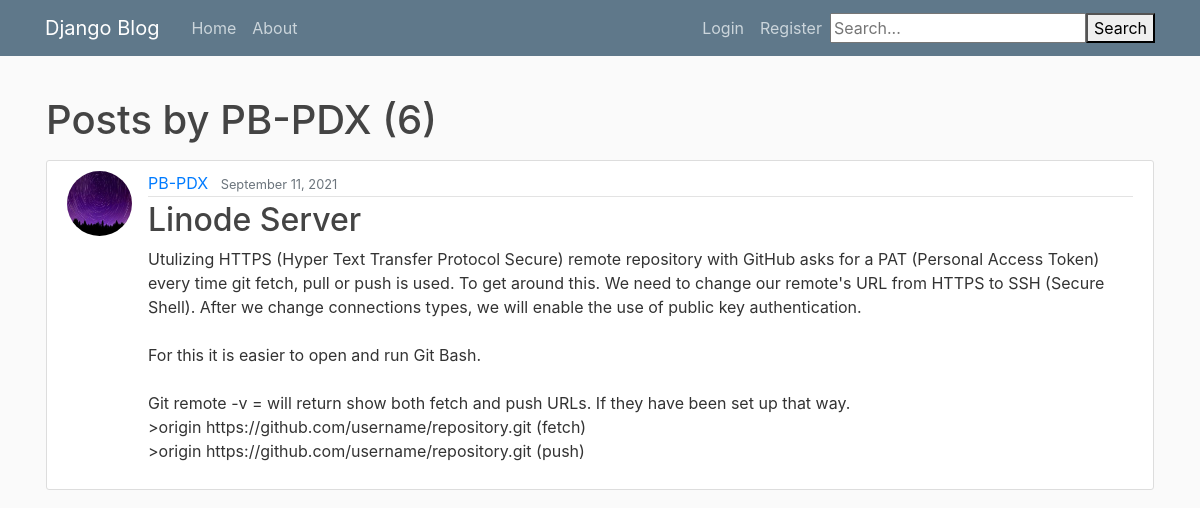
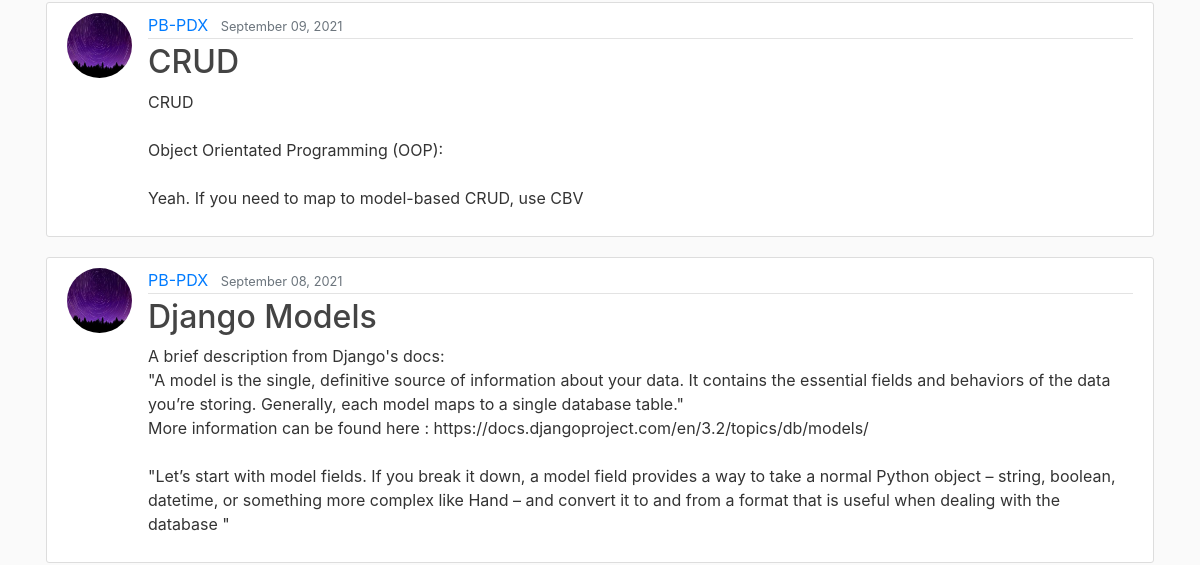
Before: /user/PB-PDX (upper part) with the older database file (2 pictures, top to bottom).
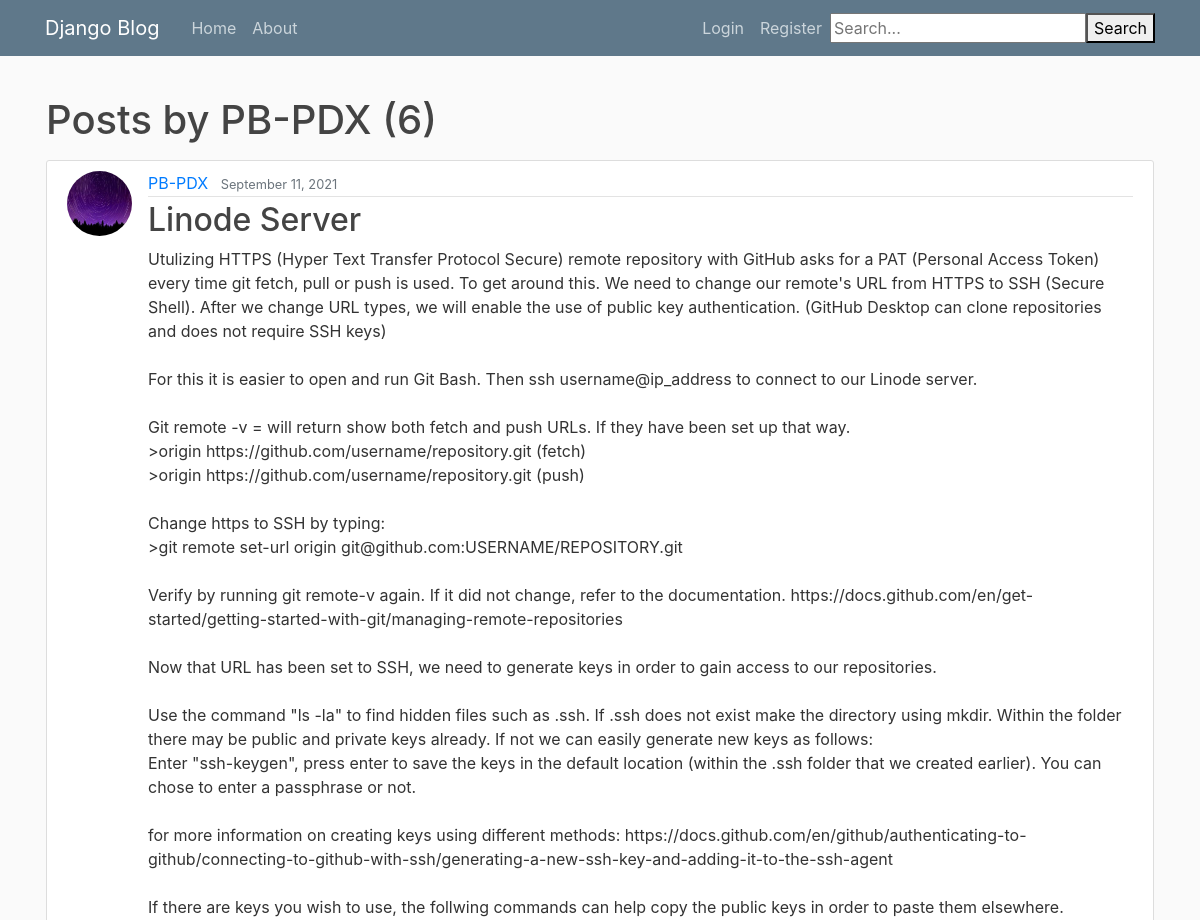
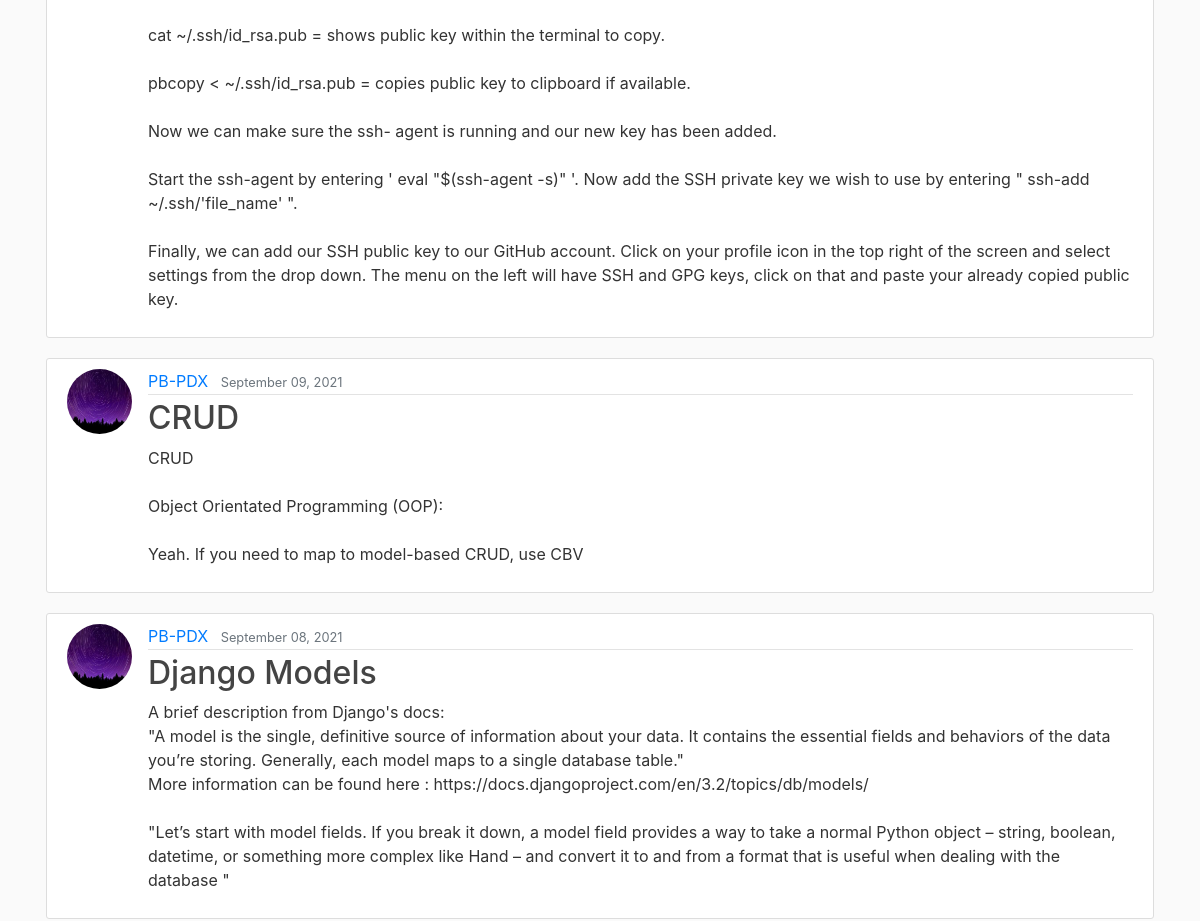
After: the same page with the newer database file (2 pictures, top to bottom).
### blog/models.py (models this page shows, shortened)
class Post(models.Model):
    title = models.CharField(max_length=100)
    content = models.TextField()
    date_posted = models.DateTimeField(default=timezone.now)
    author = models.ForeignKey(User, on_delete=models.CASCADE)

### users/models.py (models this page shows, shortened)
class Profile(models.Model):
    user = models.OneToOneField(User, on_delete=models.CASCADE)
    image = models.ImageField(default='default.jpg', upload_to='profile_pics')

### blog/views.py (the view)
# urls.py: path('user/<str:username>', UserPostListView.as_view(), name='user-posts'),
class UserPostListView(ListView):
    model = Post
    template_name = 'blog/user_posts.html'  # <app>/<model>_<viewtype>.html
    context_object_name = 'posts'
    paginate_by = 5
    def get_queryset(self):
        user = get_object_or_404(User, username=self.kwargs.get('username'))
        return Post.objects.filter(author=user).order_by('-date_posted')

### blog/templates/blog/user_posts.html (shortened to what this page needs)
{% extends "blog/base.html" %}
{% block content %}
    <h1 class="mb-3">Posts by {{ view.kwargs.username }} ({{ page_obj.paginator.count }})</h1>
    {% for post in posts %}
        <article class="media content-section">
          <img class="rounded-circle article-img" src="{{ post.author.profile.image.url }}">
          <div class="media-body">
            <div class="article-metadata">
              <a class="mr-2" href="{% url 'user-posts' post.author.username %}">{{ post.author }}</a>
              <small class="text-muted">{{ post.date_posted|date:"F d, Y" }}</small>
            </div>
            <h2><a class="article-title" href="{% url 'post-detail' post.id %}">{{ post.title }}</a></h2>
            <p class="article-content">{{ post.content }}</p>
          </div>
        </article>
    {% endfor %}
{% endblock content %}

Changed rows visible on the page:
changed Post "Linode Server": content "…Shell). After we change connections types, we will enable the use of public key authentication. For this it is easier to open and run Git Bash. Git remote -v = will return show both fetch and push URLs. If they have been set up that way. >origin https://github.com/username/repository.git (fetch) >origin https://github.com/username/repository.git (push)" → "…Shell). After we change URL types, we will enable the use of public key authentication. (GitHub Desktop can clone repositories and does not require SSH keys) For this it is easier to open and run Git Bash. Then ssh username@ip_address to connect to our Linode server. Git remote -v = will return show both fetch and push URLs. If they have been set up that way. >origin https://github.com/username/repository.git (fetch) >origin https://github.com/username/repository.git (push) Change https to SSH by typing: >git remote set-url origin git@github.com:USERNAME/REPOSITORY.git Verify by running git remote-v again. If it did not change, refer to the documentation.…"
